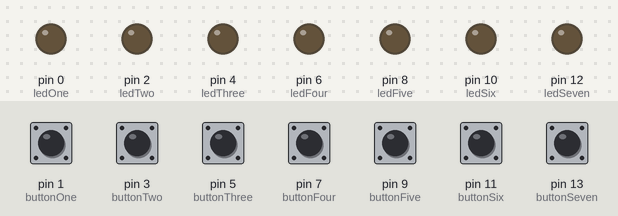
Recording of a sketch running on a simulated Arduino Leonardo, built with avr-gcc and run on an emulated ATmega32U4. Parts: output pins drawn as LEDs (lit = HIGH). Inputs (shaded band) come from the test bench; at power-on: pin 1 (buttonOne), pin 3 (buttonTwo), pin 5 (buttonThree), pin 7 (buttonFour), pin 9 (buttonFive), pin 11 (buttonSix), pin 13 (buttonSeven) HIGH. USB keyboard and mouse output is not drawn.

Above: at 1.2 s.
1.3 s: pin 1 (buttonOne) pulled LOW for 0.15 s
At 1.37 s:
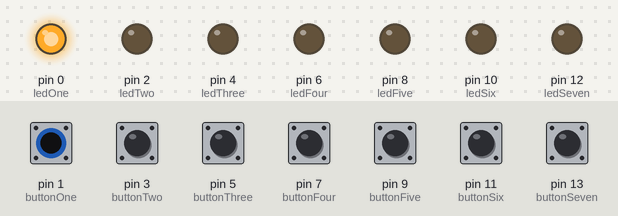
2.9 s: pin 3 (buttonTwo) pulled LOW for 0.15 s
At 2.97 s:
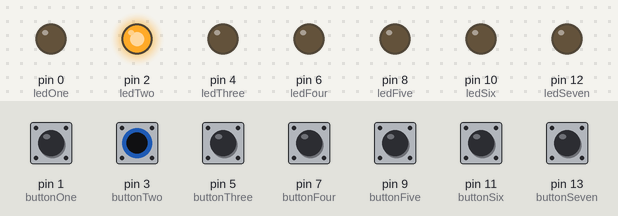
4.5 s: pin 5 (buttonThree) pulled LOW for 0.15 s
At 4.57 s:
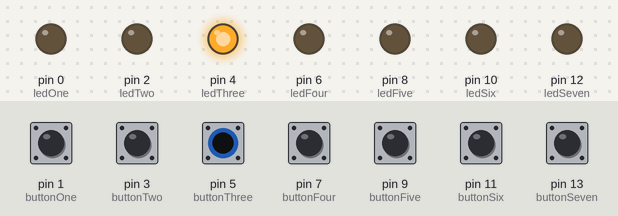
6.1 s: pin 7 (buttonFour) pulled LOW for 0.15 s
At 6.17 s:
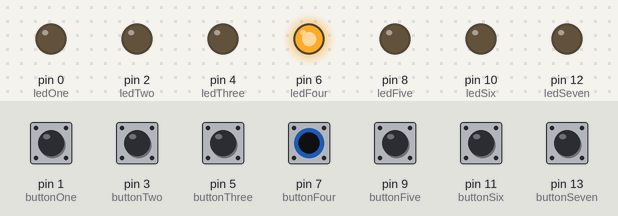
7.7 s: pin 9 (buttonFive) pulled LOW for 0.15 s
At 7.77 s:
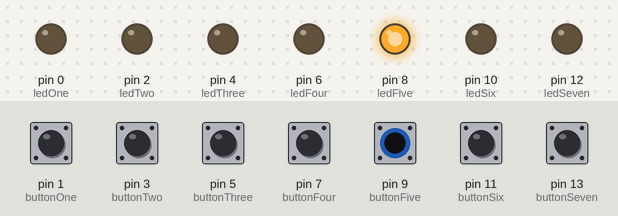
9.3 s: pin 11 (buttonSix) pulled LOW for 0.15 s
At 9.37 s:
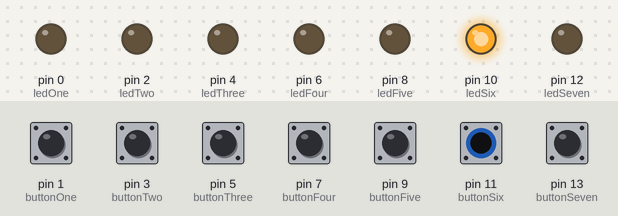
Timing chart, 0 to 11.9 s (numbered marks = the images above; inputs shaded):
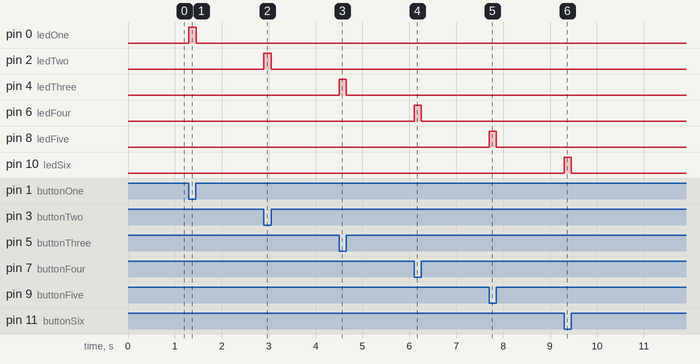

Measured:
- after the input at 1.3 s, pin 0 (ledOne): LOW → HIGH at once, → LOW 0.15 s later
- after the input at 2.9 s, pin 2 (ledTwo): LOW → HIGH at once, → LOW 0.15 s later
- after the input at 4.5 s, pin 4 (ledThree): LOW → HIGH at once, → LOW 0.15 s later
- after the input at 6.1 s, pin 6 (ledFour): LOW → HIGH at once, → LOW 0.15 s later
- after the input at 7.7 s, pin 8 (ledFive): LOW → HIGH at once, → LOW 0.15 s later
- after the input at 9.3 s, pin 10 (ledSix): LOW → HIGH at once, → LOW 0.15 s later

The sketch:

2020_Gamepad_Leonardo.ino
```cpp
#include <HID-Project.h>
#include <HID-Settings.h>

#include "HID-Project.h"

const int buttonOne = 1;
const int buttonTwo = 3;
const int buttonThree = 5;
const int buttonFour = 7;
const int buttonFive = 9;
const int buttonSix = 11;
const int buttonSeven = 13;
//const int buttonEight = 15;
//const int buttonNine = 17;
//const int buttonTen = 19;
//const int buttonEleven = 21;
//const int buttonTwelve = 23;
//const int buttonThirteen = 25;
const int ledOne = 0;
const int ledTwo = 2;
const int ledThree = 4;
const int ledFour = 6;
const int ledFive = 8;
const int ledSix = 10;
const int ledSeven = 12;
//const int ledEight = 14;
//const int ledNine = 16;
//const int ledTen = 18;
//const int ledEleven = 20;
//const int ledTwelve = 22;
//const int ledThirteen = 24;

void setup() {
  pinMode(buttonOne, INPUT_PULLUP);
  pinMode(buttonTwo, INPUT_PULLUP);
  pinMode(buttonThree, INPUT_PULLUP);
  pinMode(buttonFour, INPUT_PULLUP);
  pinMode(buttonFive, INPUT_PULLUP);
  pinMode(buttonSix, INPUT_PULLUP);
  pinMode(buttonSeven, INPUT_PULLUP);
//  pinMode(buttonEight, INPUT_PULLUP);
//  pinMode(buttonNine, INPUT_PULLUP);
//  pinMode(buttonTen, INPUT_PULLUP);
//  pinMode(buttonEleven, INPUT_PULLUP);
//  pinMode(buttonTwelve, INPUT_PULLUP);
//  pinMode(buttonThirteen, INPUT_PULLUP);
  pinMode(ledOne, OUTPUT);
  pinMode(ledTwo, OUTPUT);
  pinMode(ledThree, OUTPUT);
  pinMode(ledFour, OUTPUT);
  pinMode(ledFive, OUTPUT);
  pinMode(ledSix, OUTPUT);
  pinMode(ledSeven, OUTPUT);
//  pinMode(ledEight, OUTPUT);
//  pinMode(ledNine, OUTPUT);
//  pinMode(ledTen, OUTPUT);
//  pinMode(ledEleven, OUTPUT);
//  pinMode(ledTwelve, OUTPUT);
//  pinMode(ledThirteen, OUTPUT);

  Gamepad.begin();

}

void loop() {

//if (!digitalRead(buttonZero)) {
//    Gamepad.press(0);
//  }
//  else{
//    Gamepad.release(0);
//  }

if (!digitalRead(buttonOne)) {
    Gamepad.press(1);
    digitalWrite(ledOne, HIGH);
  }
  else{
    Gamepad.release(1);
    digitalWrite(ledOne, LOW);
  }

if (!digitalRead(buttonTwo)) {
    Gamepad.press(2);
    digitalWrite(ledTwo, HIGH);
  }
  else{
    Gamepad.release(2);
    digitalWrite(ledTwo, LOW);
  }

if (!digitalRead(buttonThree)) {
    Gamepad.press(3);
    digitalWrite(ledThree, HIGH);
  }
  else{
    Gamepad.release(3);
    digitalWrite(ledThree, LOW);
     }

if (!digitalRead(buttonFour)) {
    Gamepad.press(4);
    digitalWrite(ledFour, HIGH);
  }
  else{
    Gamepad.release(4);
    digitalWrite(ledFour, LOW);
  }

if (!digitalRead(buttonFive)) {
    Gamepad.press(5);
    digitalWrite(ledFive, HIGH);
  }
  else{
    Gamepad.release(5);
    digitalWrite(ledFive, LOW);
  }

if (!digitalRead(buttonSix)) {
    Gamepad.press(6);
    digitalWrite(ledSix, HIGH);
  }
  else{
    Gamepad.release(6);
    digitalWrite(ledSix, LOW);
  }

if (!digitalRead(buttonSeven)) {
    Gamepad.press(7);
    digitalWrite(ledSeven, HIGH);
  }
  else{
    Gamepad.release(7);
    digitalWrite(ledSeven, LOW);
  }

//if (!digitalRead(buttonEight)) {
//    Gamepad.press(8);
//    digitalWrite(ledEight, HIGH);
//  }
//  else{
//    Gamepad.release(8);
//    digitalWrite(ledEight, LOW):
//  }
//
//if (!digitalRead(buttonNine)) {
//    Gamepad.press(9);
//    digitalWrite(ledNine, HIGH);
//  }
//  else{
//    Gamepad.release(9);
//    digitalWrite(ledNine, LOW):
//  }
//
//if (!digitalRead(buttonTen)) {
//    Gamepad.press(10);
//    digitalWrite(ledTen, HIGH);
//  }
//  else{
//    Gamepad.release(10);
//    digitalWrite(ledTen, LOW):
//  }
//if (!digitalRead(buttonEleven)) {
//    Gamepad.press(11);
//    digitalWrite(ledEleven, HIGH);
//  }
//  else{
//    Gamepad.release(11);
//    digitalWrite(ledEleven, LOW):
//  }
//if (!digitalRead(buttonTwelve)) {
//    Gamepad.press(12);
//    digitalWrite(ledTwelve, HIGH);
//  }
//  else{
//    Gamepad.release(12);
//    digitalWrite(ledTwelve, LOW):
//  }
//if (!digitalRead(buttonThirteen)) {
//    Gamepad.press(13);
//    digitalWrite(ledThirteen, HIGH);
//  }
//  else{
//    Gamepad.release(13);
//    digitalWrite(ledThirteen, LOW):
//  }
  Gamepad.write();

}
```
